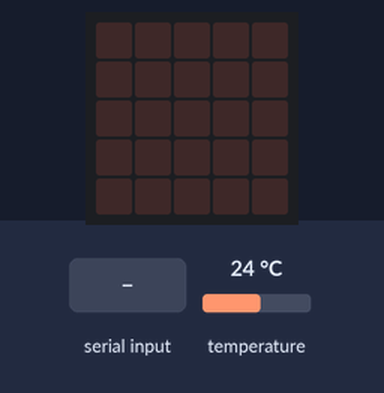
A program run on a simulated BBC micro:bit (MakeCode). Parts: the board's 5×5 LED display. Inputs (shaded band) come from the test bench; at power-on: temperature 24 °C.

Above: at 1.3 s.
1.4 s: "1" typed at the serial console, then Enter
At 2.0 s:
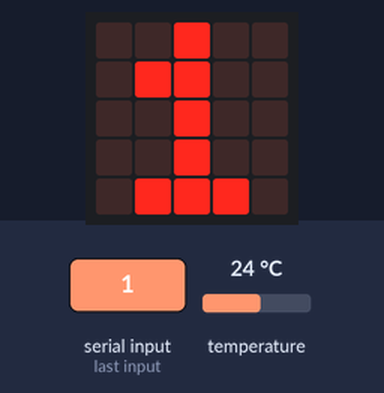
2.9 s: "0" typed at the serial console, then Enter
At 3.2 s:
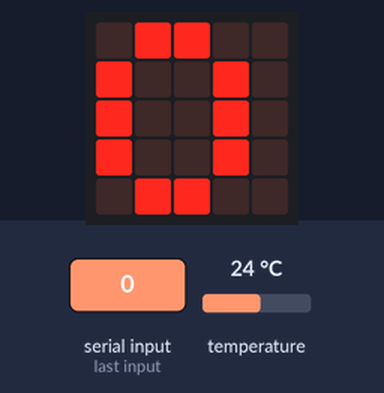
Timing chart, 0 to 5.9 s (numbered marks = the images above; inputs shaded):
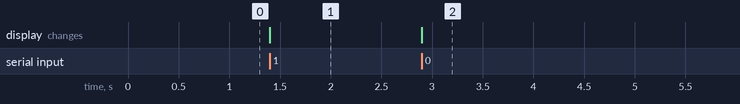

Measured:
- after the input at 1.4 s, the display: changes at once (image 1)
- after the input at 2.9 s, the display: changes at once (image 2)

The program:

main.ts
```typescript
serial.onDataReceived(serial.delimiters(Delimiters.NewLine), function () {
    basic.showString(serial.readLine())
})
ESP8266_IoT.initWIFI(SerialPin.P0, SerialPin.P1, BaudRate.BaudRate9600)
basic.forever(function () {
    ESP8266_IoT.connectWifi("Vodafone23_2.4G", "clave")
    ESP8266_IoT.connectThingSpeak()
    ESP8266_IoT.setData(
    "B538YZN6TAKIV3Q6",
    input.temperature()
    )
    ESP8266_IoT.uploadData()
})
```

test.ts
```typescript
// aquí va el archivo "tests"; esto no se compilará cuando este paquete se utilice como una extensión.
```
